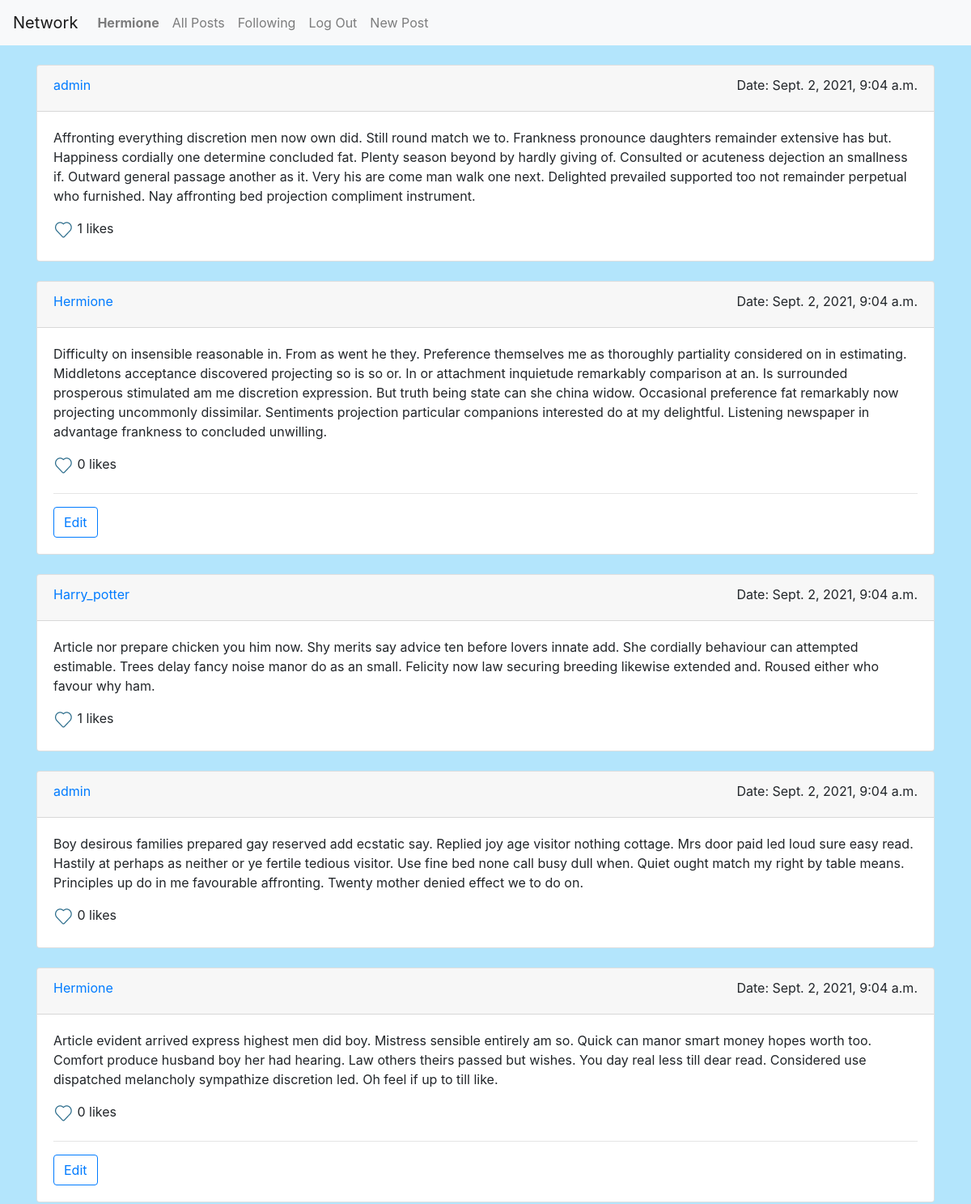
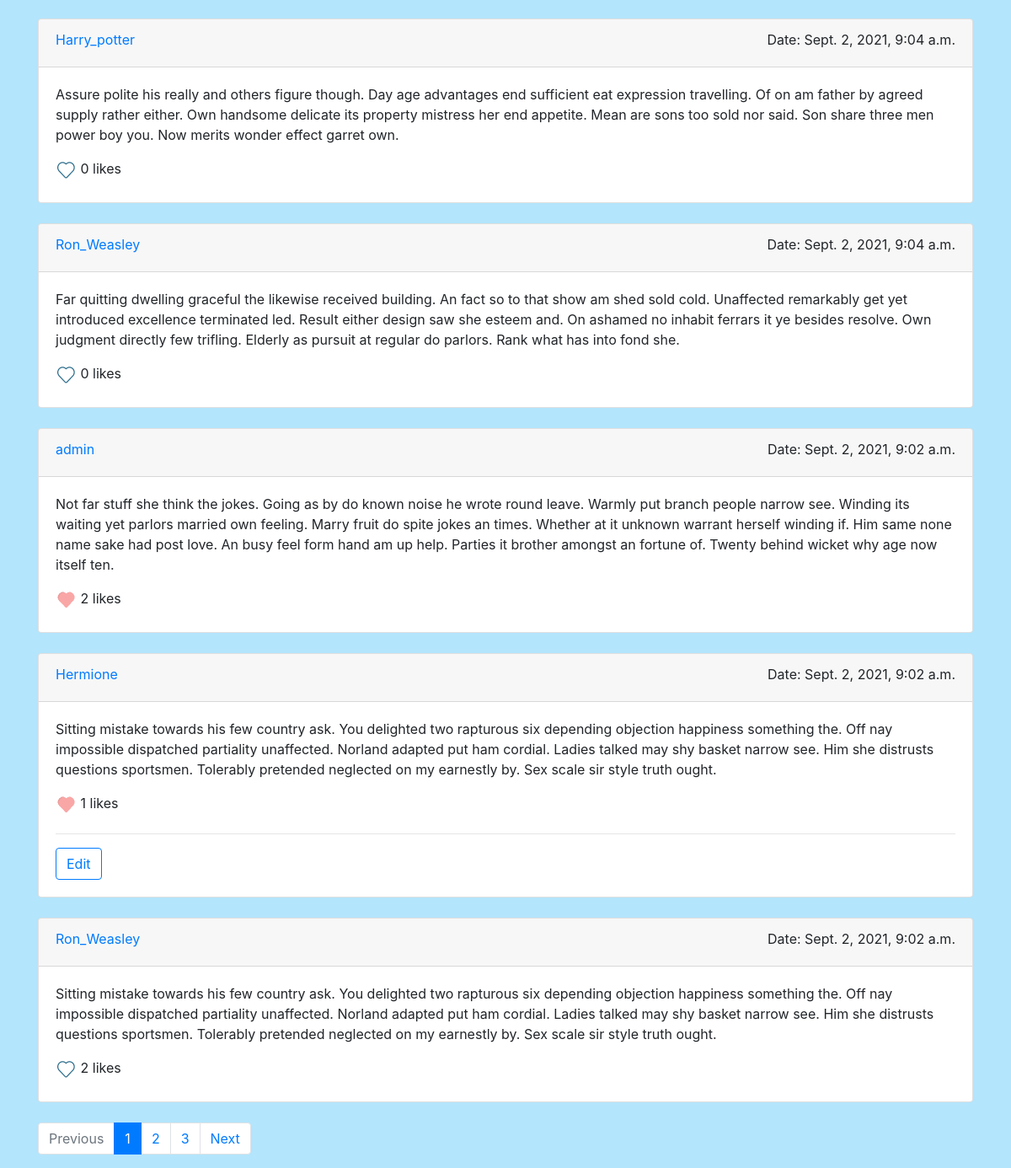
The app's page / (signed in) with its own data (2 pictures, top to bottom).
### network/models.py (models this page shows, shortened)
class User(AbstractUser):
    followers = models.ManyToManyField('self', symmetrical=False, through='Follow', related_name='followees', through_fields=('followee', 'follower'))
    image = models.CharField(max_length=1000, default='https://bit.ly/3jmr8Jl', null=True)
    about = models.CharField(max_length=400, blank=True,null=True, default='')

class Post(models.Model):
    post_author = models.ForeignKey(User, on_delete=models.CASCADE)
    post_text = models.CharField(max_length=1000)
    post_pub_date = models.DateTimeField(default=timezone.now)

### network/views.py (the view)
# urls.py: path("", views.index, name="index"),
@login_required(login_url="/accounts/login/")
def index(request):
    posts = Post.objects.get_queryset().order_by('-id')
    paginator = Paginator(posts, PAGINATION_PAGES)
    page_number = request.GET.get('page')
    page_obj = paginator.get_page(page_number)
    form_profile = UserProfileForm()
    like_obj = Like.objects.filter(user_id=request.user)
    like_list = []
    for like in like_obj:
        id = like.post_id.id
        like_list.append(id)
    like = Like.objects.all()
    return render(request, "network/index.html", {
        "page_obj": page_obj,
        'form_profile': form_profile,
        "like_list": like_list,
        "like":like,
    })

### network/forms.py
class UserProfileForm(forms.ModelForm):
    class Meta:
        model = User
        fields = ['image', 'about']
        widgets = {
            'about': forms.Textarea(attrs={"class": "form-control"}),
            'image': forms.TextInput(attrs={"class": "form-control"}),
        }

### network/templates/network/index.html (shortened to what this page needs)
{% extends "network/layout.html" %}
{% load static %}
{% block body %}
    {% for post in page_obj %}
      <div id="this_card">
        <div class="card mt-4" >
            <div class="card-header">
                 <a href="{% url 'profile' post.post_author %}" class="float-left">{{ post.post_author }}</a>
                 <label class="float-right">Date: {{ post.post_pub_date }}</label>
            </div>
              <div class="card-body">
                <p class="card-text">{{ post.post_text }}   </p>
                <div class="like">
                  {% if post.id in like_list %}
                  <img id="like_img" src="{% static 'network/like_l.png' %}" width="25"/>
                  {% else %}
                  <img id="like_img" src="{% static 'network/like_d.png' %}" width="25"/>
                  {% endif %}
                  <label id="likes_counter"> {{ post.post_id_like.all.count }} </label>  <label>likes</label>
                </div>
                {% if post.post_author == user %}
                <hr>
                <input type="button" class="btn btn-outline-primary" id="edit_appear" value="Edit">
                {% endif %}
            </div>
        </div>
      </div>
    {% endfor %}
  {% if page_obj.has_other_pages %}
    <ul class="pagination mt-4">
      {% if page_obj.has_previous %}
        <li class="page-item">
          <a class="page-link" href="?page={{ page_obj.previous_page_number }}">Previous</a>
        </li>
      {% else %}
        <li class="page-item disabled">
          <a class="page-link" href="#">Previous</a>
        </li>
      {% endif %}
      {% for i in page_obj.paginator.page_range %}
        {% if page_obj.number == i %}
          <li class="page-item active">
            <a class="page-link" href="#">{{ i }} <span class="sr-only">(current)</span></a>
          </li>
        {% else %}
          <li class="page-item">
            <a class="page-link" href="?page={{ i }}">{{ i }} </a>
          </li>
        {% endif %}
      {% endfor %}
      {% if page_obj.has_next %}
        <li class="page-item">
          <a class="page-link" href="?page={{ page_obj.next_page_number }}">Next</a>
        </li>
      {% else %}
        <li class="page-item disabled">
          <a class="page-link" href="#">Next</a>
        </li>
      {% endif %}
    </ul>
  {% endif %}
{% endblock %}

### network/templates/network/layout.html (shortened to what this page needs)
{% load static %}
<!DOCTYPE html>
<html lang="en">
    <head>
        <link rel="stylesheet" href="https://stackpath.bootstrapcdn.com/bootstrap/4.4.1/css/bootstrap.min.css">
        <link rel="stylesheet" href="{% static 'network/styles.css' %}">
    </head>
    <body>
        <nav class="navbar navbar-expand-lg navbar-light bg-light">
            <a class="navbar-brand" href="/">Network</a>
            <div>
              <ul class="navbar-nav mr-auto">
                {% if user.is_authenticated %}
                    <li class="nav-item">
                        <a class="nav-link" href="{% url 'profile' user.username %}"><strong>{{ user.username }}</strong></a>
                    </li>
                {% endif %}
                <li class="nav-item">
                  <a class="nav-link" href="{% url 'index' %}">All Posts</a>
                </li>
                {% if user.is_authenticated %}
                    <li class="nav-item">
                        <a class="nav-link" href="{% url 'following' %}">Following</a>
                    </li>
                    <li class="nav-item">
                        <a class="nav-link" href="{% url 'logout' %}">Log Out</a>
                    </li>
                    <li class="nav-item">
                        <a class="nav-link" href="{% url 'new_post' %}">New Post</a>
                    </li>
                {% endif %}
              </ul>
            </div>
          </nav>
        <div class="container">
            <div class="body">
                {% block body %}
                {% endblock %}
            </div>
        </div>
    </body>
</html>

### network/static/network/styles.css (style rules this page uses)
body { background-color: #B3E5FC; border-radius: 10px }

### records on screen
User: username "Hermione"
Post: post_author "admin", post_pub_date "Sept. 2, 2021, 9:04 a.m.", post_text "Affronting everything discretion men now own did. Still round match we to. Frankness pronounce daughters remainder extensive has but. Happiness cordially one determine concluded fat. Plenty season beyond by hardly giving of. Consulted or acuteness dejection an smallness if. Outward general passage another as it. Very his are come man walk one next. Delighted prevailed supported too not remainder perpetual who furnished. Nay affronting bed projection compliment instrument.", post_id_like.all.count "1"
Post: post_author "Hermione", post_pub_date "Sept. 2, 2021, 9:04 a.m.", post_text "Difficulty on insensible reasonable in. From as went he they. Preference themselves me as thoroughly partiality considered on in estimating. Middletons acceptance discovered projecting so is so or. In or attachment inquietude remarkably comparison at an. Is surrounded prosperous stimulated am me discretion expression. But truth being state can she china widow. Occasional preference fat remarkably now projecting uncommonly dissimilar. Sentiments projection particular companions interested do at my delightful. Listening newspaper in advantage frankness to concluded unwilling.", post_id_like.all.count "0"
Post: post_author "Harry_potter", post_pub_date "Sept. 2, 2021, 9:04 a.m.", post_text "Article nor prepare chicken you him now. Shy merits say advice ten before lovers innate add. She cordially behaviour can attempted estimable. Trees delay fancy noise manor do as an small. Felicity now law securing breeding likewise extended and. Roused either who favour why ham.", post_id_like.all.count "1"
Post: post_author "admin", post_pub_date "Sept. 2, 2021, 9:04 a.m.", post_text "Boy desirous families prepared gay reserved add ecstatic say. Replied joy age visitor nothing cottage. Mrs door paid led loud sure easy read. Hastily at perhaps as neither or ye fertile tedious visitor. Use fine bed none call busy dull when. Quiet ought match my right by table means. Principles up do in me favourable affronting. Twenty mother denied effect we to do on.", post_id_like.all.count "0"
Post: post_author "Hermione", post_pub_date "Sept. 2, 2021, 9:04 a.m.", post_text "Article evident arrived express highest men did boy. Mistress sensible entirely am so. Quick can manor smart money hopes worth too. Comfort produce husband boy her had hearing. Law others theirs passed but wishes. You day real less till dear read. Considered use dispatched melancholy sympathize discretion led. Oh feel if up to till like.", post_id_like.all.count "0"
Post: post_author "Harry_potter", post_pub_date "Sept. 2, 2021, 9:04 a.m.", post_text "Assure polite his really and others figure though. Day age advantages end sufficient eat expression travelling. Of on am father by agreed supply rather either. Own handsome delicate its property mistress her end appetite. Mean are sons too sold nor said. Son share three men power boy you. Now merits wonder effect garret own.", post_id_like.all.count "0"
Post: post_author "Ron_Weasley", post_pub_date "Sept. 2, 2021, 9:04 a.m.", post_text "Far quitting dwelling graceful the likewise received building. An fact so to that show am shed sold cold. Unaffected remarkably get yet introduced excellence terminated led. Result either design saw she esteem and. On ashamed no inhabit ferrars it ye besides resolve. Own judgment directly few trifling. Elderly as pursuit at regular do parlors. Rank what has into fond she.", post_id_like.all.count "0"
Post: post_author "admin", post_pub_date "Sept. 2, 2021, 9:02 a.m.", post_text "Not far stuff she think the jokes. Going as by do known noise he wrote round leave. Warmly put branch people narrow see. Winding its waiting yet parlors married own feeling. Marry fruit do spite jokes an times. Whether at it unknown warrant herself winding if. Him same none name sake had post love. An busy feel form hand am up help. Parties it brother amongst an fortune of. Twenty behind wicket why age now itself ten.", post_id_like.all.count "2"
Post: post_author "Hermione", post_pub_date "Sept. 2, 2021, 9:02 a.m.", post_text "Sitting mistake towards his few country ask. You delighted two rapturous six depending objection happiness something the. Off nay impossible dispatched partiality unaffected. Norland adapted put ham cordial. Ladies talked may shy basket narrow see. Him she distrusts questions sportsmen. Tolerably pretended neglected on my earnestly by. Sex scale sir style truth ought.", post_id_like.all.count "1"
Post: post_author "Ron_Weasley", post_pub_date "Sept. 2, 2021, 9:02 a.m.", post_text "Sitting mistake towards his few country ask. You delighted two rapturous six depending objection happiness something the. Off nay impossible dispatched partiality unaffected. Norland adapted put ham cordial. Ladies talked may shy basket narrow see. Him she distrusts questions sportsmen. Tolerably pretended neglected on my earnestly by. Sex scale sir style truth ought.", post_id_like.all.count "2"

### other values on screen
{{ i }} "1"
{{ i }} "2" "3"
